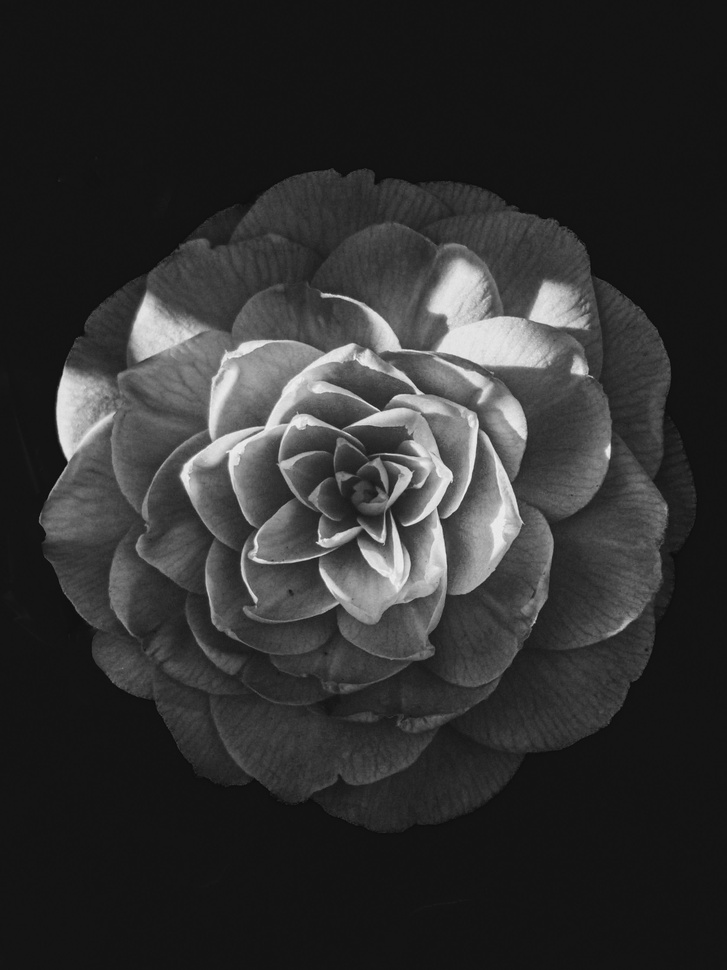
#> input picture Stage_00_Visual_Math/Day_10_SVD/data/junel-mujar-iBktcTF8kso-unsplash.jpg, 727 x 970 px, shrunk from 2684 x 3579 before the run, found by its file name
$ python day10_svd.py
#> lines starting #> are read from the running program, lines starting #| are printed output that depends on the picture
import matplotlib.pyplot as plt
import numpy as np
from PIL import Image

# 1. Load image and convert to grayscale (2D array)
img = Image.open(r'Stage_00_Visual_Math\Day_10_SVD\data\junel-mujar-iBktcTF8kso-unsplash.jpg').convert('L')
img_array = np.array(img, dtype=np.float64)

# 2. Compute SVD safely on a 2D matrix
U, S, V_transpose = np.linalg.svd(img_array)
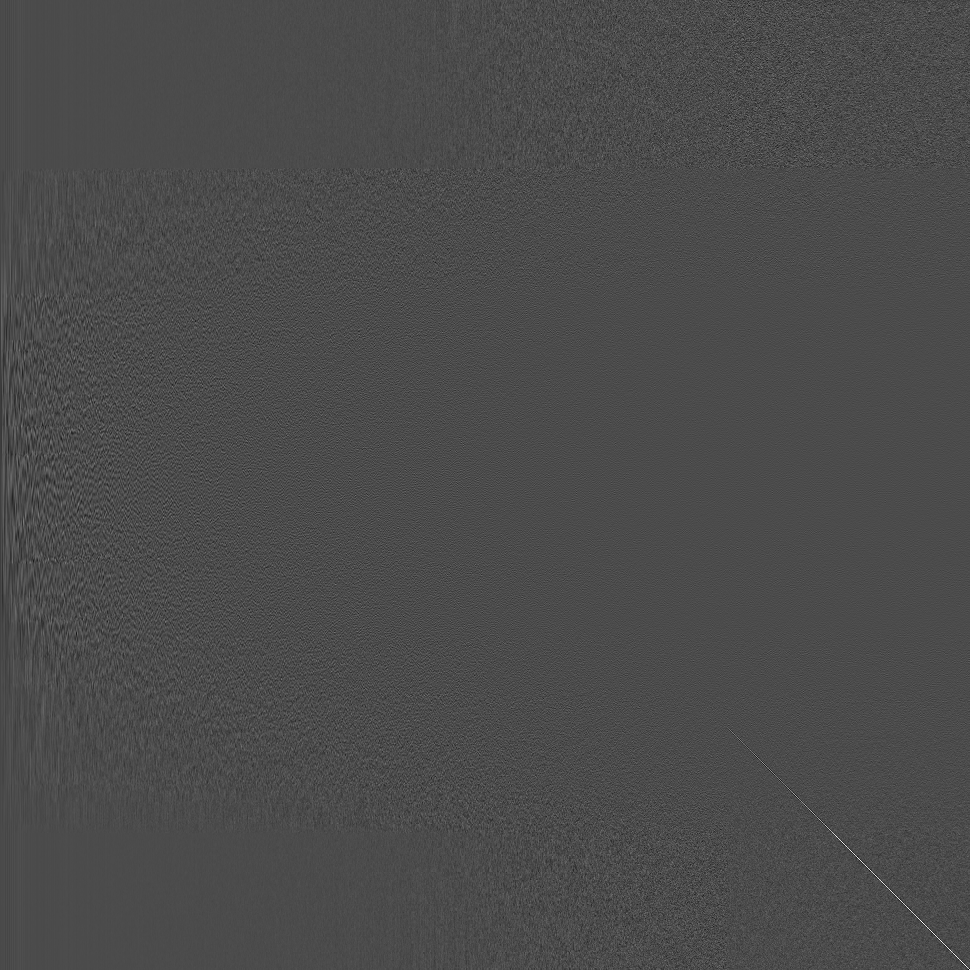
#> U: shape (970, 970) float64; min -0.29, max 0.685, mean -4.84e-05; drawn with min black and max white
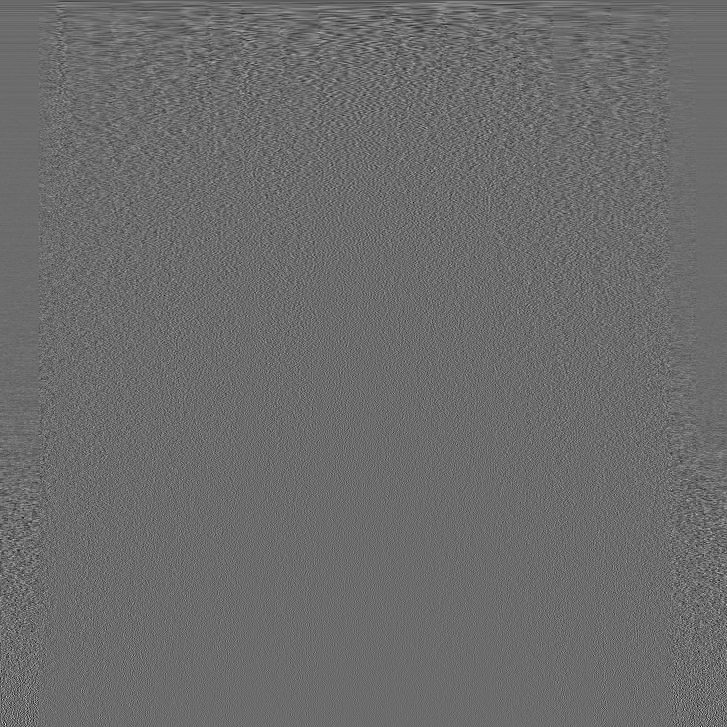
#> V_transpose: shape (727, 727) float64; min -0.269, max 0.365, mean -7.5e-05; drawn with min black and max white
#> S = 727 values, max 51289.6 at index 0, min 2.11 at index 726, mean 328.6

def compress_image(U, S, Vt, k):
#> called with S = array of shape (727,), k = 100
    U = U[:,:k]
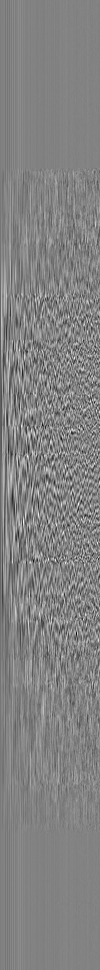
#> U: shape (970, 100) float64; min -0.213, max 0.202, mean -0.000467; drawn with min black and max white
    S = np.diag(S[:k])
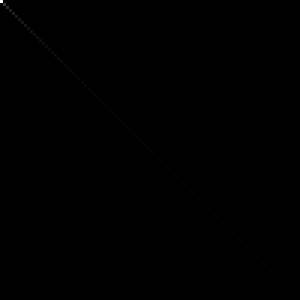
#> S: shape (100, 100) float64 (shown 3 times larger); min 0, max 51289.6, mean 19.6; drawn with min black and max white
    Vt = Vt[:k,:]
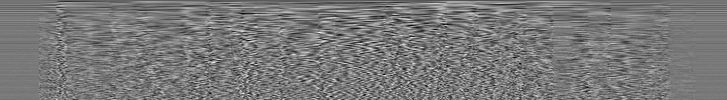
#> Vt: shape (100, 727) float64; min -0.175, max 0.193, mean -0.000542; drawn with min black and max white

    return U @ S @ Vt

compresed_image = compress_image(U,S,V_transpose,100)
plt.imshow(compresed_image , cmap='gray')
plt.show()
